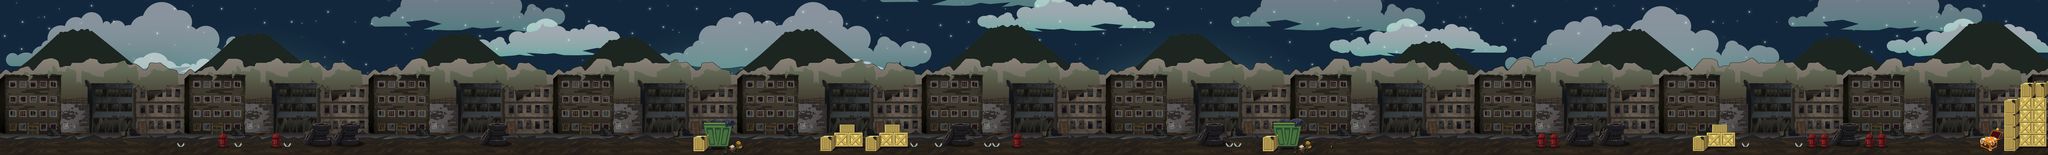

Tiled map render using the project's own tile images. Description and the map definition, with tile-layer contents summarised, below:
An orthogonal 500x38 tile map with 16x16 px tiles, 7 tile layers (Background, Clouds, UnderGround, Buildings, ...), 9 tilesets and 90 objects.

<map version="1.2" tiledversion="1.2.4" orientation="orthogonal" renderorder="right-down" width="500" height="38" tilewidth="16" tileheight="16" infinite="0" nextlayerid="19" nextobjectid="119">
 <tileset firstgid="1" source="TilesetsAndImages/sky.tsx" />
 <tileset firstgid="8041" source="TilesetsAndImages/clouds_2.tsx" />
 <tileset firstgid="16081" source="TilesetsAndImages/Building.tsx" />
 <tileset firstgid="18331" source="TilesetsAndImages/UnderGround.tsx" />
 <tileset firstgid="18421" source="TilesetsAndImages/Mountain.tsx" />
 <tileset firstgid="20746" source="TilesetsAndImages/wheelshydrant.tsx" />
 <tileset firstgid="21151" source="TilesetsAndImages/boxescontainer.tsx" />
 <tileset firstgid="21556" source="TilesetsAndImages/spike.tsx" />
 <tileset firstgid="21558" source="TilesetsAndImages/GiantChest.tsx" />
 <layer id="1" name="Background" width="500" height="38" locked="1">
  <data>[19000 cells, 19000 non-empty, 4408 distinct tile ids]</data>
 </layer>
 <layer id="2" name="Clouds" width="500" height="38" locked="1">
  <data>[19000 cells, 12845 non-empty, 2701 distinct tile ids]</data>
 </layer>
 <layer id="3" name="UnderGround" width="500" height="38" locked="1">
  <data>[19000 cells, 7190 non-empty, 778 distinct tile ids]</data>
 </layer>
 <layer id="15" name="Buildings" width="500" height="38" locked="1">
  <data>[19000 cells, 12500 non-empty, 2250 distinct tile ids]</data>
 </layer>
 <layer id="5" name="Elements" width="500" height="38" locked="1">
  <data>[19000 cells, 1273 non-empty, 289 distinct tile ids]</data>
 </layer>
 <layer id="6" name="Traps" width="500" height="38" locked="1">
  <data>[19000 cells, 22 non-empty, 2 distinct tile ids]</data>
 </layer>
 <objectgroup id="8" name="Traps" locked="1">
  <object id="89" x="688.667" y="560.333" width="14.6666" height="15.9999" />
  <object id="90" x="704.667" y="561" width="14.6666" height="15.9999" />
  <object id="92" x="912.667" y="560.667" width="14.6666" height="15.9999" />
  <object id="93" x="928.667" y="560.667" width="14.6666" height="15.9999" />
  <object id="94" x="1105.33" y="561.333" width="14.6666" height="15.9999" />
  <object id="95" x="1121.33" y="561.333" width="14.6666" height="15.9999" />
  <object id="96" x="3552.67" y="561" width="14.6666" height="15.9999" />
  <object id="97" x="3568.67" y="560.667" width="14.6666" height="15.9999" />
  <object id="98" x="3650" y="562" width="14.6666" height="15.9999" />
  <object id="99" x="3666.67" y="561.333" width="14.6666" height="15.9999" />
  <object id="100" x="3842.67" y="561.333" width="14.6666" height="15.9999" />
  <object id="101" x="3858" y="561.333" width="14.6666" height="15.9999" />
  <object id="102" x="3874.67" y="561.333" width="14.6666" height="15.9999" />
  <object id="103" x="3891.33" y="561.333" width="14.6666" height="15.9999" />
  <object id="104" x="4818.67" y="561.333" width="14.6666" height="15.9999" />
  <object id="105" x="4834" y="561.333" width="14.6666" height="15.9999" />
  <object id="108" x="6802" y="560" width="14.6666" height="15.9999" />
  <object id="109" x="6818" y="560" width="14.6666" height="15.9999" />
  <object id="110" x="7009.33" y="561.333" width="14.6666" height="15.9999" />
  <object id="111" x="7025.33" y="561.333" width="14.6666" height="15.9999" />
  <object id="114" x="4786.33" y="561" width="14.6666" height="15.9999" />
  <object id="115" x="4803.33" y="561.333" width="14.6666" height="15.9999" />
 </objectgroup>
 <objectgroup id="10" name="Ground" locked="1">
  <object id="2" x="0" y="577.333" width="7998.67" height="13.3333" />
 </objectgroup>
 <objectgroup id="11" name="Tire" locked="1">
  <object id="26" x="1214.67" y="506">
   <polygon points="0,0 5.33333,-18 22.6667,-22 71.3333,-22.6667 76,-16.6667 76.6667,-3.33333 71.3333,2 78.6667,53.3333 65.3333,63.3333 18,66 -15.3333,66 -31.3333,58 -28.6667,44" />
  </object>
  <object id="27" x="1326" y="506.333">
   <polygon points="0,0 5.33333,-18 22.6667,-22 71.3333,-22.6667 76,-16.6667 76.6667,-3.33333 71.3333,2 78.6667,53.3333 65.3333,63.3333 18,66 -15.3333,66 -31.3333,58 -28.6667,44" />
  </object>
  <object id="28" x="1905.67" y="505">
   <polygon points="0,0 5.33333,-18 22.6667,-22 71.3333,-22.6667 76,-16.6667 76.6667,-3.33333 71.3333,2 78.6667,53.3333 65.3333,63.3333 18,66 -15.3333,66 -31.3333,58 -28.6667,44" />
  </object>
  <object id="29" x="3711.67" y="506">
   <polygon points="0,0 5.33333,-18 22.6667,-22 71.3333,-22.6667 76,-16.6667 76.6667,-3.33333 71.3333,2 78.6667,53.3333 65.3333,63.3333 18,66 -15.3333,66 -31.3333,58 -28.6667,44" />
  </object>
  <object id="30" x="4703.33" y="506.333">
   <polygon points="0,0 5.33333,-18 22.6667,-22 71.3333,-22.6667 76,-16.6667 76.6667,-3.33333 71.3333,2 78.6667,53.3333 65.3333,63.3333 18,66 -15.3333,66 -31.3333,58 -28.6667,44" />
  </object>
  <object id="31" x="6143.33" y="505">
   <polygon points="0,0 5.33333,-18 22.6667,-22 71.3333,-22.6667 76,-16.6667 76.6667,-3.33333 71.3333,2 78.6667,53.3333 65.3333,63.3333 18,66 -15.3333,66 -31.3333,58 -28.6667,44" />
  </object>
  <object id="32" x="6271" y="505.333">
   <polygon points="0,0 5.33333,-18 22.6667,-22 71.3333,-22.6667 76,-16.6667 76.6667,-3.33333 71.3333,2 78.6667,53.3333 65.3333,63.3333 18,66 -15.3333,66 -31.3333,58 -28.6667,44" />
  </object>
  <object id="33" x="7184" y="505">
   <polygon points="0,0 5.33333,-18 22.6667,-22 71.3333,-22.6667 76,-16.6667 76.6667,-3.33333 71.3333,2 78.6667,53.3333 65.3333,63.3333 18,66 -15.3333,66 -31.3333,58 -28.6667,44" />
  </object>
 </objectgroup>
 <objectgroup id="12" name="Elements" locked="1">
  <object id="3" x="1.66667" y="0" width="8" height="606.667" />
  <object id="4" x="1" y="-1" width="7998" height="14" />
  <object id="5" x="7991" y="-0.3335" width="8" height="606.667" />
  <object id="6" x="851.333" y="523.333" width="41.3333" height="54.6667" />
  <object id="7" x="1060" y="522.667" width="41.3333" height="54.6667" />
  <object id="8" x="3956" y="522.667" width="41.3333" height="54.6667" />
  <object id="9" x="6002.67" y="523.333" width="41.3333" height="54.6667" />
  <object id="10" x="6052" y="523" width="41.3333" height="54.6667" />
  <object id="11" x="7059.33" y="522.667" width="41.3333" height="54.6667" />
  <object id="12" x="7106.33" y="523" width="41.3333" height="54.6667" />
  <object id="13" x="7283" y="522.667" width="41.3333" height="54.6667" />
  <object id="14" x="7331.33" y="522.667" width="41.3333" height="54.6667" />
  <object id="34" x="2748.67" y="481.667" width="108.667" height="95.667" />
  <object id="35" x="4974.67" y="481" width="108.667" height="96.667" />
  <object id="36" x="3259.33" y="518.667" width="112" height="58" />
  <object id="37" x="3434.33" y="519.333" width="112" height="58" />
  <object id="38" x="6667" y="519.333" width="112" height="58" />
  <object id="39" x="3279.33" y="488.667" width="58" height="30" />
  <object id="40" x="3455.33" y="488.333" width="58" height="30" />
  <object id="41" x="6688.33" y="489.333" width="58" height="30" />
  <object id="42" x="3204.67" y="530.667" width="56.6667" height="46" />
  <object id="43" x="3379" y="532.667" width="56.6667" height="46" />
  <object id="44" x="6613" y="531.667" width="56.6667" height="46" />
  <object id="45" x="7887.33" y="381.333" width="103.333" height="194.667" />
  <object id="46" x="7829.33" y="384.667" width="57.3333" height="192.667" />
  <object id="47" x="7894" y="321.333" width="96.6667" height="60.6667" />
  </objectgroup>
 <objectgroup id="13" name="EnemyRegions" locked="1">
  <!-- 19 objects omitted --></objectgroup>
 <objectgroup id="14" name="Enemies" locked="1">
  <!-- 12 objects omitted --></objectgroup>
 <objectgroup id="17" name="Treasures" locked="1">
  <!-- 1 objects omitted --></objectgroup>
 <layer id="18" name="GiantChest" width="500" height="38" locked="1">
  <data>[19000 cells, 36 non-empty, 36 distinct tile ids]</data>
 </layer>
</map>
<!-- 33 of 90 objects omitted -->
